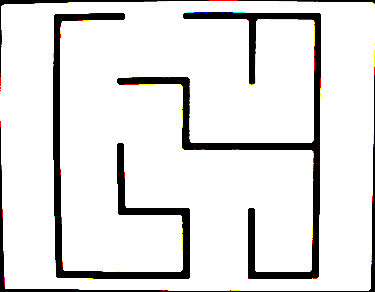
#> input picture maze_recognition/paper_image.png, 375 x 292 px
$ python remove_border.py
#> lines starting #> are read from the running program, lines starting #| are printed output that depends on the picture; after the words box and inside, x2 and y2 are one past the last pixel; in counts of white or black regions, pixels touching at a corner belong together
"""
Program should take in the image paper_image.png, and remove the border around the maze.
"""
import cv2

def remove_maze_border(input_image, output_image):
    # Load the image
#> called with input_image = 'paper_image.png', output_image = 'cropped_maze.png'
    img = cv2.imread(input_image)
#> img is the input picture: shape (292, 375, 3); mean B, G, R 225, 225.6, 226.2

    # Convert to grayscale
    gray = cv2.cvtColor(img, cv2.COLOR_BGR2GRAY)

    # Apply Gaussian blur to reduce noise
    blurred = cv2.GaussianBlur(gray, (5, 5), 0)
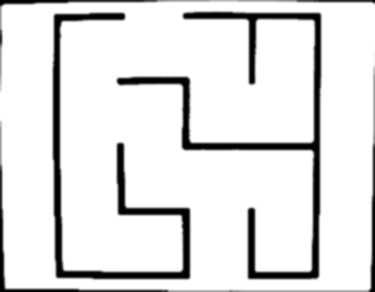
#> blurred: shape (292, 375); min 0, max 255, mean 226.1

    # Apply Canny edge detection
    edges = cv2.Canny(blurred, 50, 150)
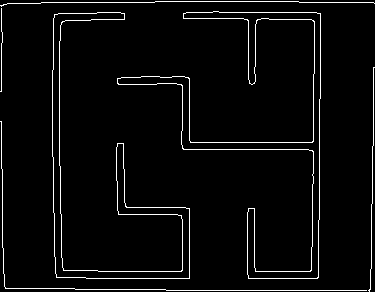
#> edges: shape (292, 375); 3.8% white in thin lines or dots

    # Find contours
    contours, _ = cv2.findContours(edges, cv2.RETR_EXTERNAL, cv2.CHAIN_APPROX_SIMPLE)
#> contours = 6 contours, 4 with area under 20; largest, box (x1, y1, x2, y2) and area: (117, 11, 321, 279) 5738, (52, 12, 190, 279) 4518

    # Find the two parallel vertical contour lines which are approximately the same length
    lengths = []
    for contour in contours:
        # Calculate contour area
        area = cv2.contourArea(contour)

        # Approximate contour to a polygon
        perimeter = cv2.arcLength(contour, True)
        approx = cv2.approxPolyDP(contour, 0.02 * perimeter, True)

        # Check if contour is approximately rectangular and has certain area
        if len(approx) > 4 and area > 1000:
            # Draw contours on the frame
            cv2.drawContours(img, [contour], -1, (0, 255, 0), 2)
            lengths.append(approx)
#> this loop made 6 passes
#> (area, perimeter) on passes 3 to 4: (4518.5, 1303.5), (5738, 1701.2)
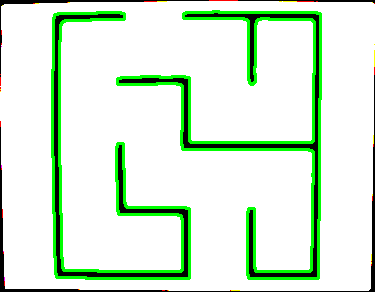
#> img: shape (292, 375, 3); 8.28% of pixels changed, all inside (x1, y1, x2, y2) = (51, 10, 322, 280)
#> after the loop, lengths = 2 contours; box (x1, y1, x2, y2) and area: (117, 13, 321, 279) 5191, (54, 13, 190, 279) 4343

    cv2.imshow('Image with contours', img)
    cv2.waitKey(0)

    # Crop the image to the region of the maze
    min_x = 10000
    max_x = 0
    min_y = 10000
    max_y = 0
    for contour in lengths:
        for point in contour:
            x = point[0][0]
            y = point[0][1]
            if x < min_x:
                min_x = x
            if x > max_x:
                max_x = x
            if y < min_y:
                min_y = y
            if y > max_y:
                max_y = y
#> this loop made 2 passes
#> after the loop, max_x = 320; max_y = 278; min_x = 54; min_y = 13

    # Crop the image
    img = img[min_y:max_y, min_x:max_x]
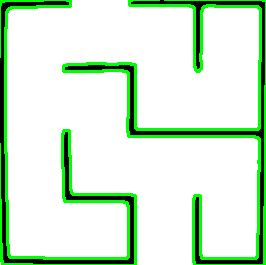
#> img: shape (265, 266, 3); mean B, G, R 207.2, 234.3, 207.2

    # Set non-white pixels to black
    for i in range(img.shape[0]):
        for j in range(img.shape[1]):
            if not all(channel > 240 for channel in img[i][j]):
                img[i][j] = [0, 0, 0]
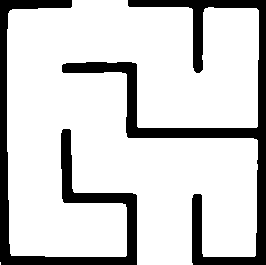
#> img: shape (265, 266, 3); 81.3% white; 2 black regions, box (x1, y1, x2, y2) and area: (62, 0, 266, 265) 7593, (0, 0, 137, 265) 5623

    # Set the first and last 5 columns to black
    for i in range(img.shape[0]):
        for j in range(5):
            img[i][j] = [0, 0, 0]
            img[i][img.shape[1] - 1 - j] = [0, 0, 0]
#> img: shape (265, 266, 3); 81.2% white; 2 black regions, box (x1, y1, x2, y2) and area: (62, 0, 266, 265) 7593, (0, 0, 137, 265) 5626

    # # Display the cropped image
    # cv2.imshow('Cropped Image', img)
    # cv2.waitKey(0)

    # Save the cropped image
    cv2.imwrite(output_image, img)

    return 0

if __name__ == "__main__":
    remove_maze_border("paper_image.png", "cropped_maze.png")
